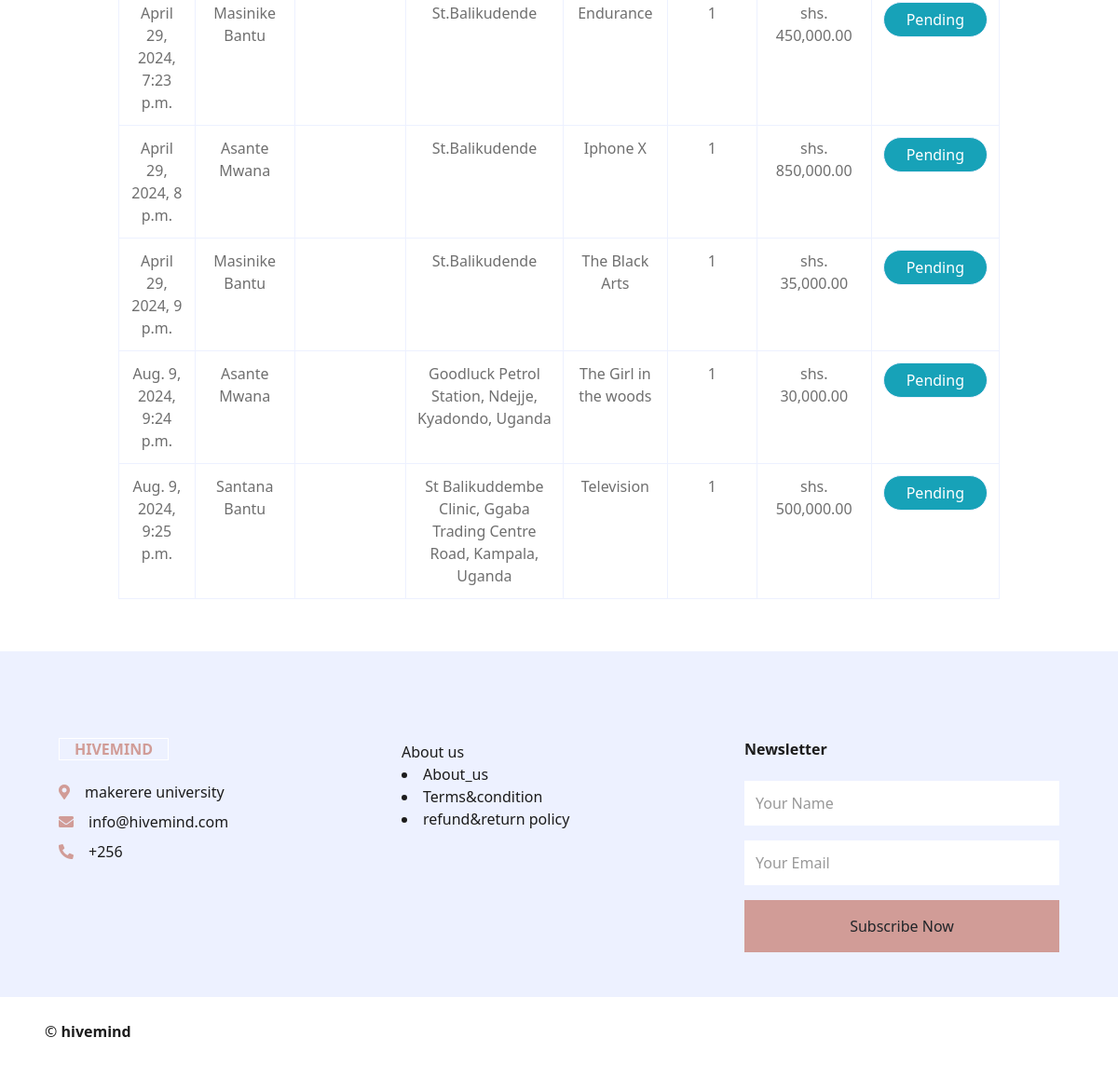
Page /business/ordered/ (signed in, lower part) on the earlier database version.
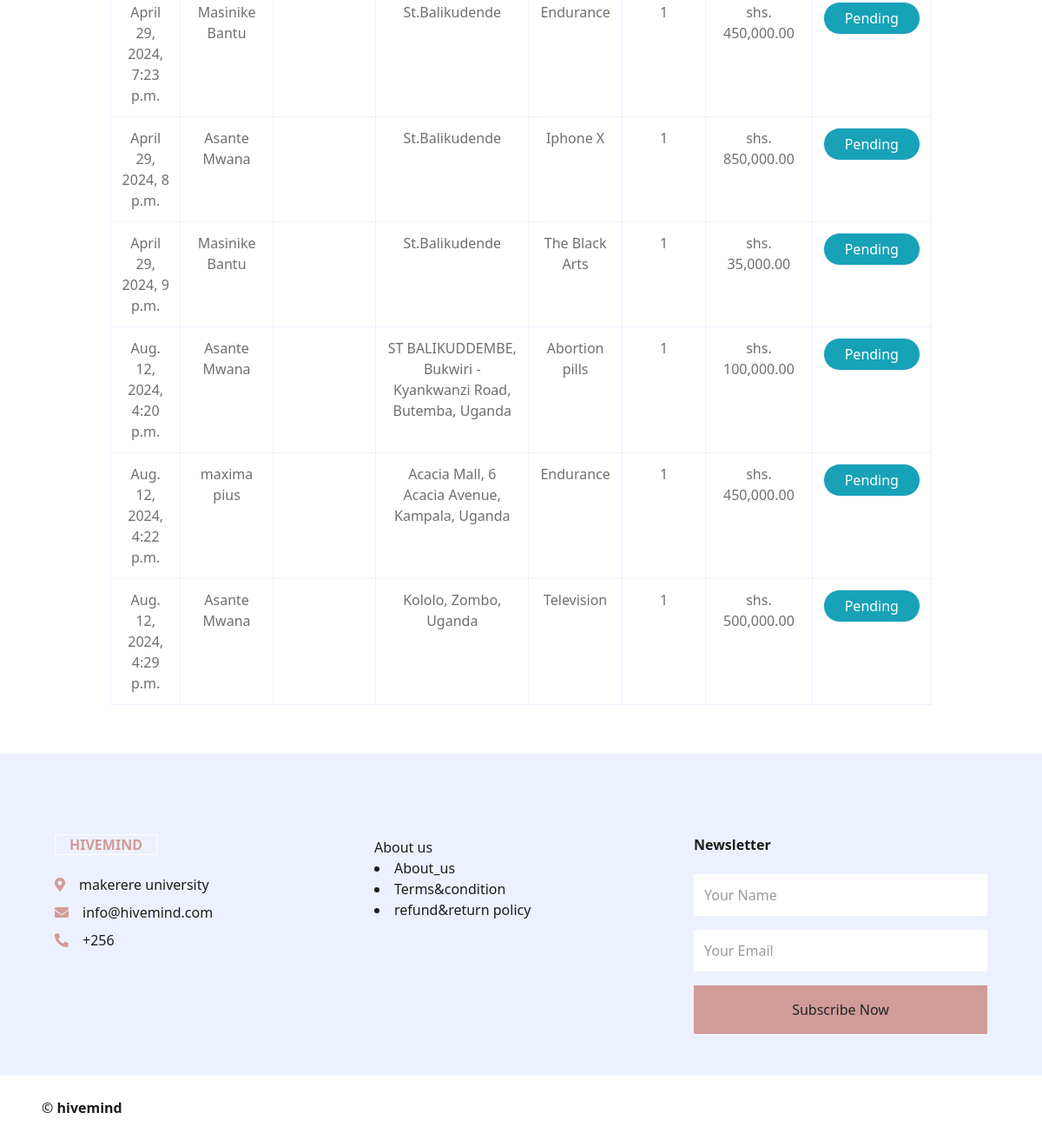
Same page on the later database version.
### orders/models.py (models this page shows, shortened)
class OrderItem(models.Model):
    order = models.ForeignKey(Order,related_name='orders',on_delete=models.CASCADE)
    product = models.ForeignKey(Type,related_name='items',on_delete=models.CASCADE)
    price = models.DecimalField(max_digits=10,decimal_places=2)
    quantity = models.PositiveIntegerField(default=1)
    def get_cost(self):
        return self.price * self.quantity

class Order(models.Model):
    user = models.ForeignKey(User, related_name='orders', on_delete=models.CASCADE, null=True)
    first_name = models.CharField(max_length=50)
    last_name = models.CharField(max_length=50)
    address = models.CharField(max_length=250)
    phone_number = models.CharField(max_length=20)
    created = models.DateTimeField(auto_now_add=True)
    updated = models.DateTimeField(auto_now=True)
    paid = models.BooleanField(default=False)
    class Meta:
        ordering = ['-created']
        indexes = [
             models.Index(fields=['-created']),
             ]

### jumia/models.py (models this page shows, shortened)
class Type(models.Model):
    category = models.ForeignKey(Categories, related_name='type',on_delete=models.CASCADE, blank=True, null=True)
    name = models.CharField(max_length = 250)
    description = models.TextField(blank=True, null=True)
    price = models.DecimalField(max_digits = 30, decimal_places=2)
    image = models.ImageField(upload_to='uploads/', null=True)
    is_available = models.BooleanField(default=True)
    product_by = models.ForeignKey(User,on_delete=models.CASCADE, blank=True, null=True)
    created_at = models.DateTimeField(auto_now_add=True)

### business/views.py (the view)
# urls.py: path('ordered/',ordered, name= 'ordered'),
@login_required
@business_required
def ordered(request):
    ordered_product = OrderItem.objects.all()
    return render(request, 'bus/ordered.html', {'ordered_product':ordered_product})

### cart/context_processors.py (called while the page is built)
def cart(request):
    return {'cart': Cart(request)}

### jumia/context_processors.py (called while the page is built)
def categories(request):
    cat = Categories.objects.all()
    return {'cat': cat}

### business/templates/bus/ordered.html (shortened to what this page needs)
{% extends 'bus/board.html' %}
{% load humanize %}
{% block content %}
<div class="container-fluid pt-5">
  <br>
  <br>
  <div class="row px-xl-4 pb-2">
      <table class="table table-bordered text-center mb-0">
        <tbody class="align-middle">
          {% for item in ordered_product %}
              {% if request.user == item.product.product_by %}
                <tr>
                  <td>{{item.order.created}}</td>
                  <td>{{item.order.first_name}} {{item.order.last_name}}</td>
                  <td>{{item.order.email}}</td>
                  <td>{{item.order.address}}</td>
                  <td>{{item.product.name}}</td>
                  <td>{{item.quantity}}</td>
                  <td>shs. {{item.get_cost|intcomma}}</td>
                  <td><a href="">
                    <button class="rounded-full btn btn-info px-4 border border-red-900 text-bold">Pending</button>
                  </a></td>
                </tr>
              {% endif %}
          {% endfor %}
        </tbody>
      </table>
  </div>
</div>
{% endblock %}

Differences in the rows shown:
removed OrderItem: order.created "Aug. 9, 2024, 9:24 p.m.", order.first_name "Asante", order.last_name "Mwana", order.address "Goodluck Petrol Station, Ndejje, Kyadondo, Uganda", product.name "The Girl in the woods", quantity "1", get_cost "30,000.00"
removed OrderItem: order.created "Aug. 9, 2024, 9:25 p.m.", order.first_name "Santana", order.last_name "Bantu", order.address "St Balikuddembe Clinic, Ggaba Trading Centre Road, Kampala, Uganda", product.name "Television", quantity "1", get_cost "500,000.00"
added OrderItem: order.created "Aug. 12, 2024, 4:20 p.m.", order.first_name "Asante", order.last_name "Mwana", order.address "ST BALIKUDDEMBE, Bukwiri - Kyankwanzi Road, Butemba, Uganda", product.name "Abortion pills", quantity "1", get_cost "100,000.00"
added OrderItem: order.created "Aug. 12, 2024, 4:22 p.m.", order.first_name "maxima", order.last_name "pius", order.address "Acacia Mall, 6 Acacia Avenue, Kampala, Uganda", product.name "Endurance", quantity "1", get_cost "450,000.00"
added OrderItem: order.created "Aug. 12, 2024, 4:29 p.m.", order.first_name "Asante", order.last_name "Mwana", order.address "Kololo, Zombo, Uganda", product.name "Television", quantity "1", get_cost "500,000.00"
